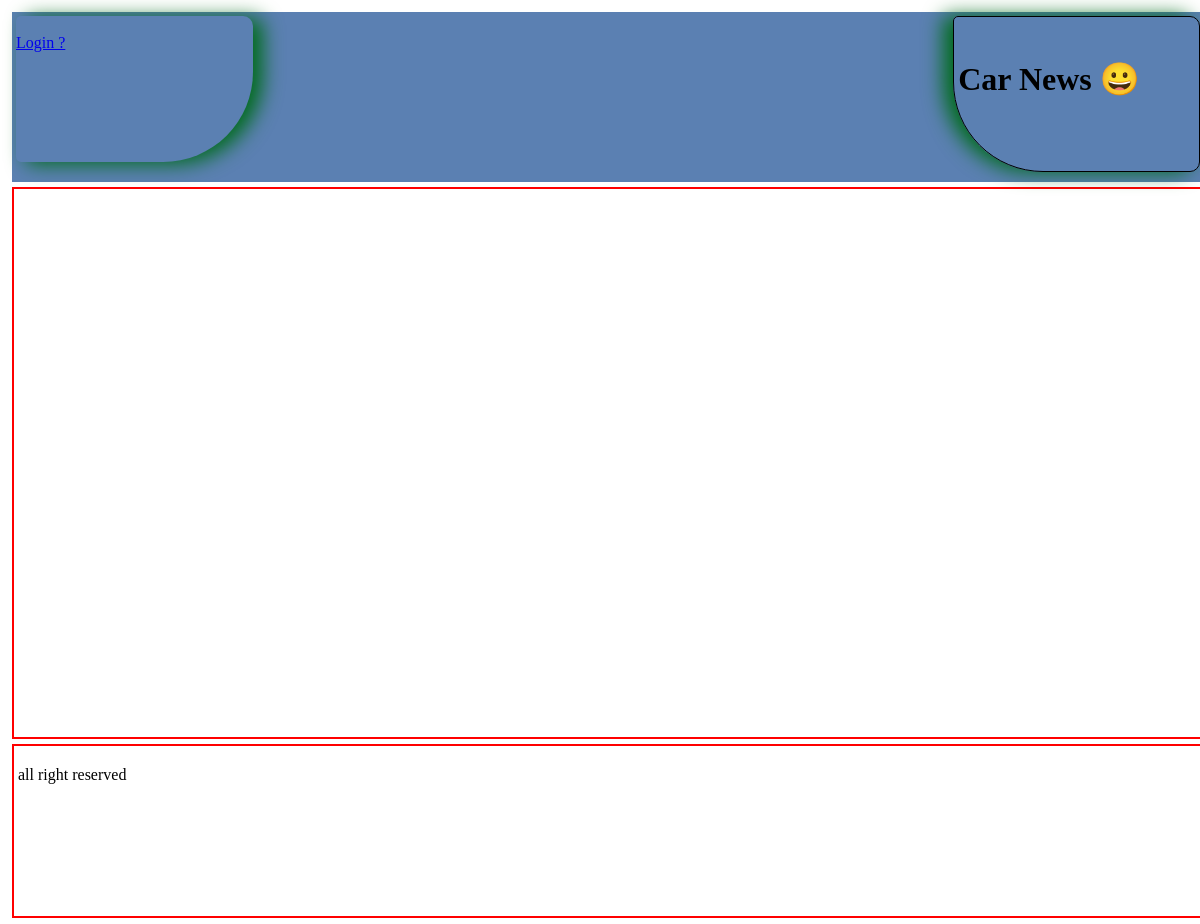
The app's page /2/, older data.
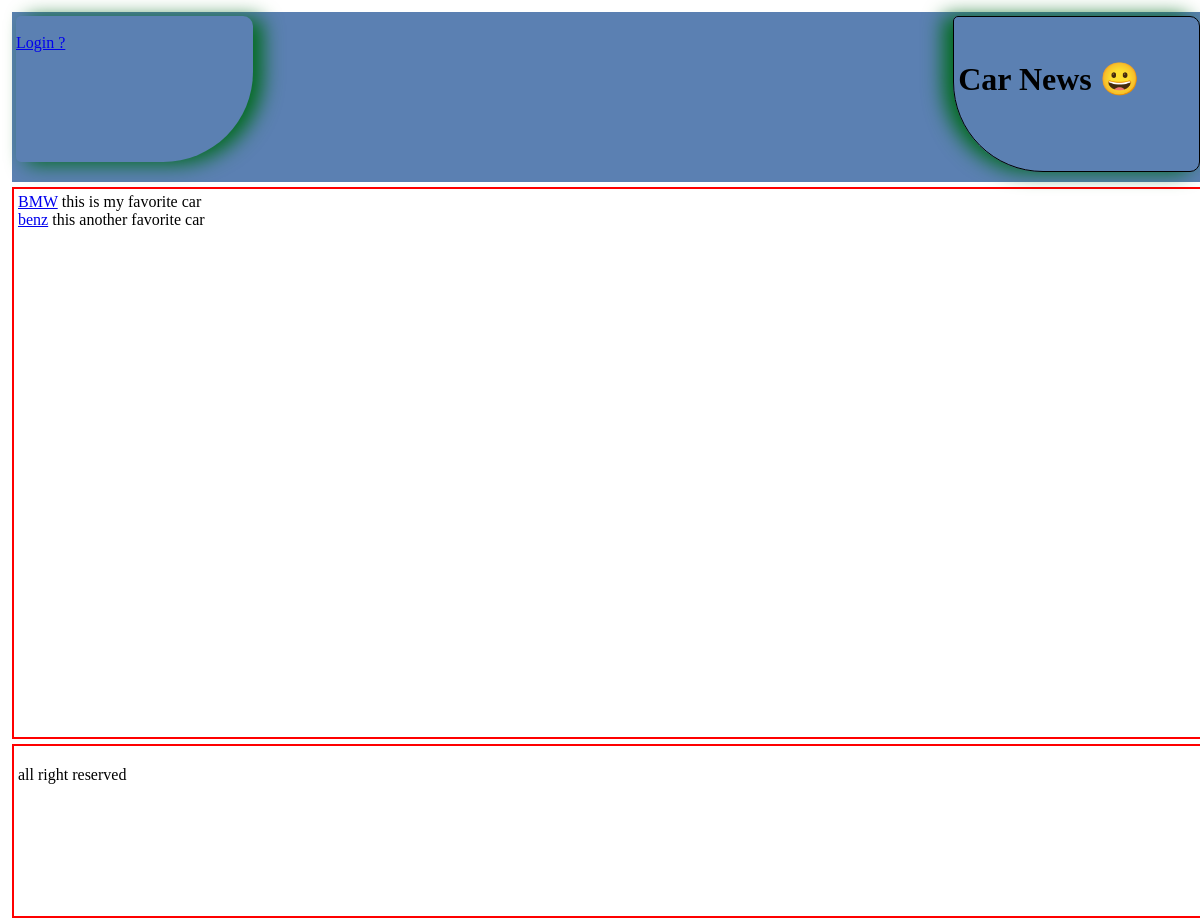
The same page, newer data.
### pages/models.py (models this page shows)
class CarClassSUb(models.Model):
    car_sub = models.ForeignKey(CarClass, max_length=100, related_name='car', on_delete=models.CASCADE, verbose_name='sub')
    title = models.CharField(max_length=200,blank=True)
    description = models.TextField(verbose_name='description')

### pages/views.py (the view)
# urls.py: path('<int:pk>/', car_class_sub,name='show_by_class'),
def car_class_sub(request, pk):
    car_class = get_object_or_404(CarClass,pk=pk)
    car_sub = car_class.car.all()
    return render(request, 'pages/car_show_by_class.html', {'car_sub': car_sub})

### pages/templates/pages/car_show_by_class.html
{% extends '_base.html' %}
{% block content %}
    {% for item in car_sub %}
        <a href="{{ item.id }}"> {{ item.title }}</a>
        <a> {{ item.description }}</a>
        <br>
    {% endfor %}
{% endblock %}

### templates/_base.html (shortened to what this page needs)
{% load static %}
<!doctype html>
<html lang="en">
<head>
    <link rel="stylesheet" href="{% static 'css/_base.css' %}">
</head>
<body>
<div class="holder">
    <div id="header">
        <div class="user_info">
            {% if user.is_authenticated %}
                <h4> welcome </h4>
                <h2>   {{ user.username }}</h2>
                <a href="{% url 'account_logout' %}"> Log Out ?</a>
            {% else %}
                <a href="{% url 'account_login' %}"> Login ?</a>
            {% endif %}
        </div>
        <div class="site_info">
            <h1> Car News 😀 </h1>
        </div>
    </div>
    <div id="content">
        {% block content %}
        {% endblock content %}
    </div>
    <div id="footer">
        <p> all right reserved </p>
    </div>
</div>
</body>
</html>

### static/css/_base.css (style rules this page uses)
.holder { height: 900px; width: 100%; padding: 4px; }
#header { padding: 4px; height: 18%; width: 100%; background: #5b80b2; }
#content { height: 60%; width: 100%; border: 2px solid red; padding: 4px; margin: 5px 0px; }
#footer { height: 18%; width: 100%; border: 2px solid red; padding: 4px; }
.user_info { width: 20%; height: 90%; float: left; border-radius: 5px 10px 90px 5px; box-shadow: 10px 2px 20px #006b1b; color: wheat; margin: auto; }
.user_info > a { display: block; }
.site_info { width: 20%; height: 90%; border: 1px solid black; float: right; padding: 4px; border-radius: 5px 10px 10px 90px; box-shadow: -10px 0px 20px #006b1b; margin: auto; }

Row changes from the older to the newer data that the page shows:
added CarClassSUb: title "BMW", description "this is my favorite car"
added CarClassSUb: title "benz", description "this another favorite car"
